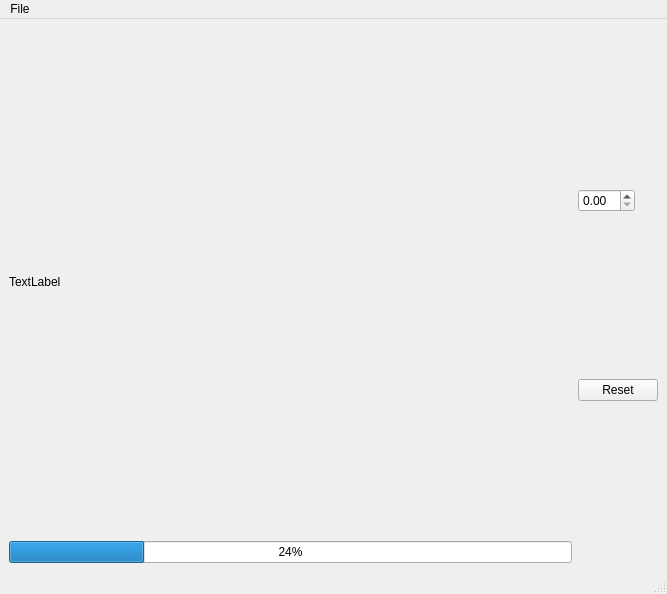
<?xml version="1.0" encoding="UTF-8"?>
<ui version="4.0">
 <class>MainWindow</class>
 <widget class="QMainWindow" name="MainWindow">
  <property name="geometry">
   <rect>
    <x>0</x>
    <y>0</y>
    <width>667</width>
    <height>594</height>
   </rect>
  </property>
  <property name="windowTitle">
   <string>MainWindow</string>
  </property>
  <widget class="QWidget" name="centralwidget">
   <layout class="QHBoxLayout" name="horizontalLayout_3">
    <item>
     <layout class="QVBoxLayout" name="verticalLayout">
      <item>
       <layout class="QVBoxLayout" name="verticalLayout_5">
        <item>
         <widget class="QLabel" name="label">
          <property name="text">
           <string>TextLabel</string>
          </property>
         </widget>
        </item>
       </layout>
      </item>
      <item>
       <widget class="QProgressBar" name="progressBar">
        <property name="value">
         <number>24</number>
        </property>
       </widget>
      </item>
     </layout>
    </item>
    <item>
     <layout class="QVBoxLayout" name="verticalLayout_2">
      <item>
       <widget class="QDoubleSpinBox" name="zoom_faktor_einstellen">
        <property name="sizePolicy">
         <sizepolicy hsizetype="Fixed" vsizetype="Fixed">
          <horstretch>0</horstretch>
          <verstretch>0</verstretch>
         </sizepolicy>
        </property>
        <property name="toolTip">
         <string extracomment="Hallo"/>
        </property>
       </widget>
      </item>
      <item>
       <widget class="QPushButton" name="pushButton">
        <property name="sizePolicy">
         <sizepolicy hsizetype="Fixed" vsizetype="Fixed">
          <horstretch>0</horstretch>
          <verstretch>0</verstretch>
         </sizepolicy>
        </property>
        <property name="text">
         <string>Reset</string>
        </property>
       </widget>
      </item>
     </layout>
    </item>
   </layout>
  </widget>
  <widget class="QMenuBar" name="menubar">
   <widget class="QMenu" name="menuFile">
    <property name="title">
     <string>File</string>
    </property>
    <addaction name="actionSave_as_png"/>
    <addaction name="actionquit"/>
   </widget>
   <addaction name="menuFile"/>
  </widget>
  <widget class="QStatusBar" name="statusbar"/>
  <action name="actionSave_as_png">
   <property name="text">
    <string>Save as png</string>
   </property>
  </action>
  <action name="actionquit">
   <property name="text">
    <string>quit</string>
   </property>
  </action>
 </widget>
 <resources/>
 <connections/>
</ui>
